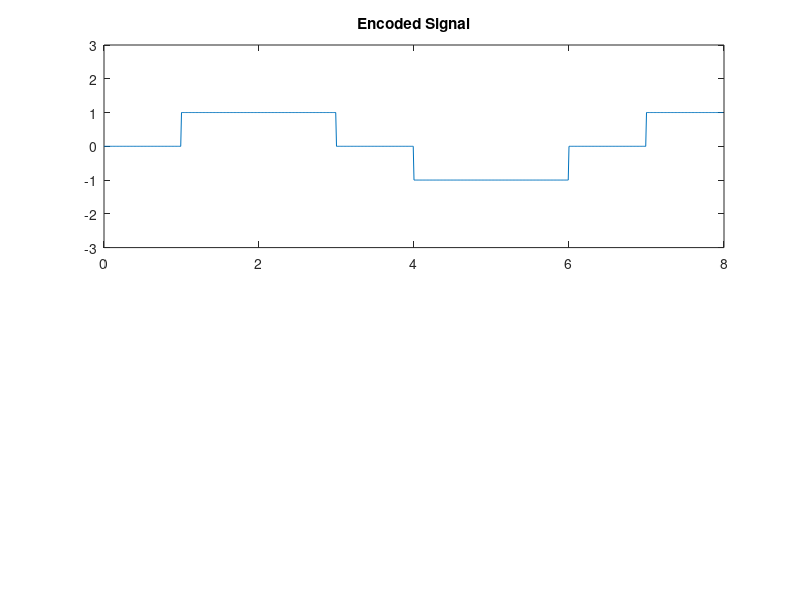

Here is the MATLAB script that generated this plot:
clc;
clear all;
close all;
data = [0 1 0 1 1 0 1 1];
point = 100;
status = 1;
flag = [1 0 -1 0];

%Encoded_Signal
%previous one : negative
% 0 -> same as before
% 1 -> +1,0,-1/-1,0,+1.
status = 0;
index = 1;
encoded_signal = zeros(1,length(data)*point);
for i=1:length(data)
    if data(i) == 1
        status = flag(index)
        encoded_signal((i-1)*point+1:i*point) = status;
        index = mod(index,4)+1;
    else
        encoded_signal((i-1)*point+1:i*point) = status;
    end
    
end

size = 0:1/point:length(data)-1/point;

subplot(2,1,1);
plot(size,encoded_signal);
title('Encoded Signal');
ylim([-3,3]);

%Decoded_Signal
%status same -> 0
%status change -> 1

status = 0;
decoded_signal = zeros(1,length(data));
for i=1:length(data)
    if encoded_signal(i*point)==status
           decoded_signal(i) = 0;
    else
        decoded_signal(i) = 1;
        status = encoded_signal(i*point);
    end
end
    
decoded_signal
